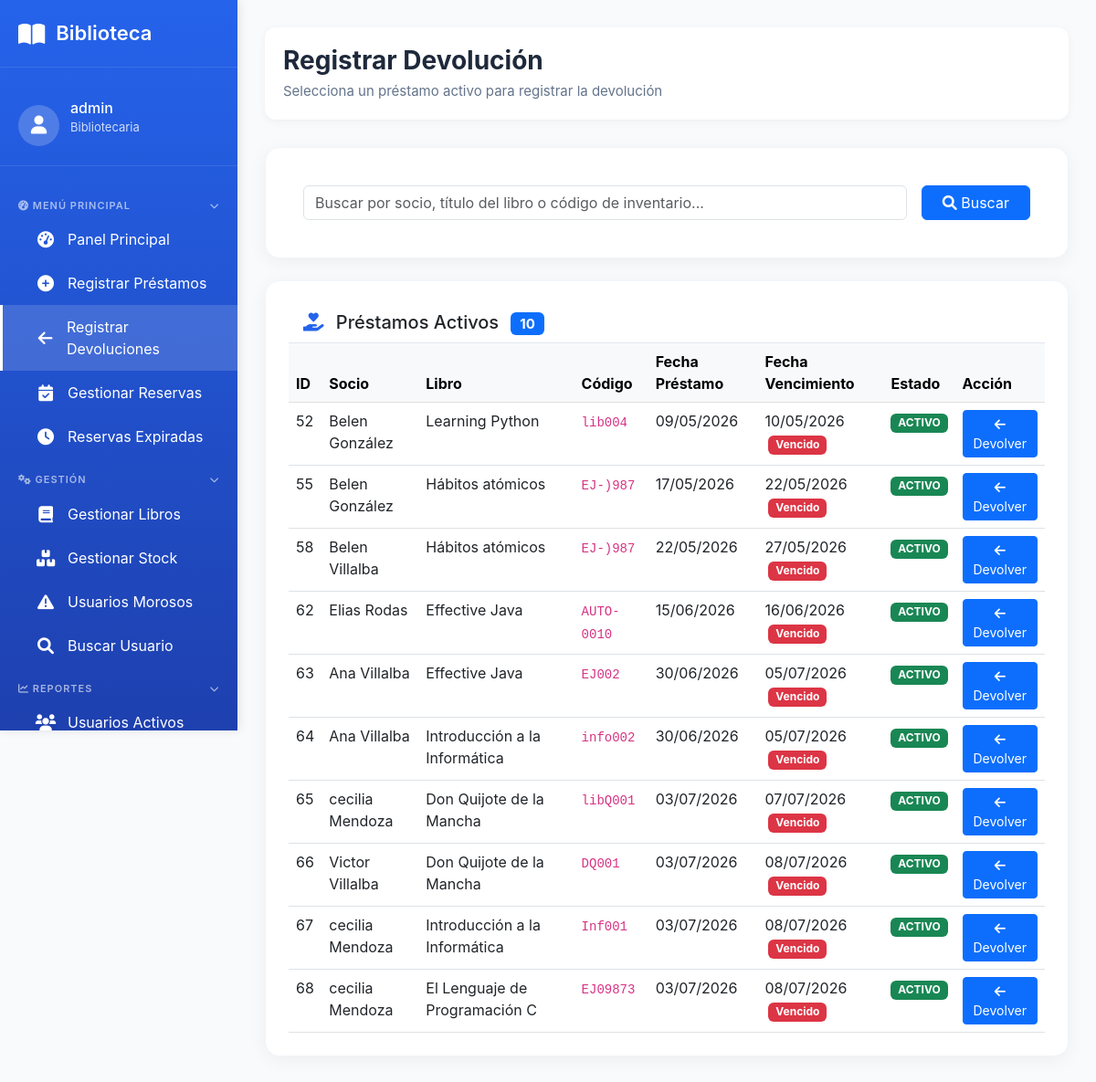
The page /bibliotecario/devoluciones/ (signed in) on the database as committed earlier.
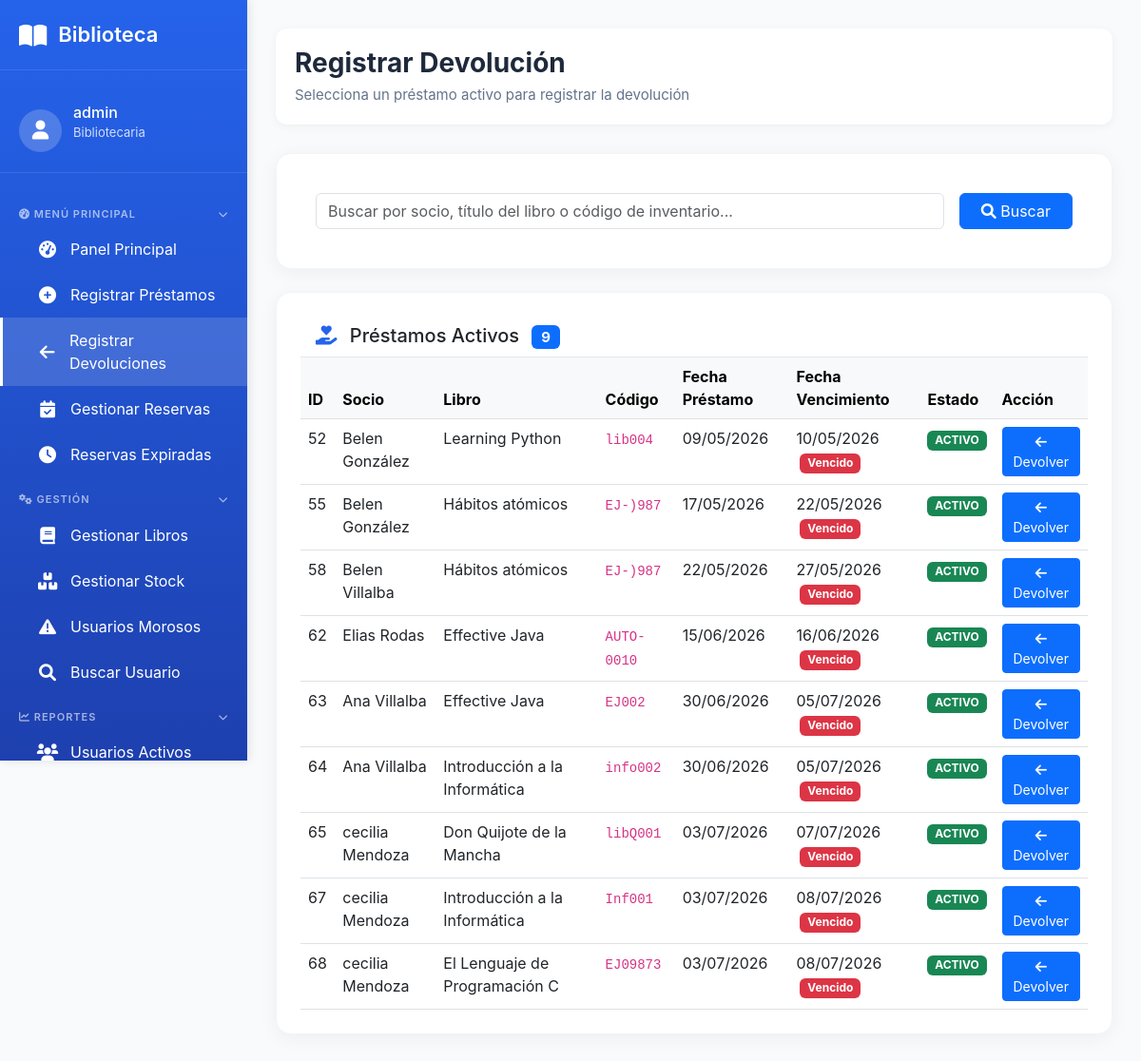
The same page on the database as committed later.
### prestamo/models.py (models this page shows, shortened)
class Prestamo(models.Model):
    ESTADO_PRESTAMO_CHOICES = [
        ('SOLICITADO', 'Solicitado'),
        ('ACTIVO', 'Activo'),
        ('VENCIDO', 'Vencido'),
        ('DEVUELTO', 'Devuelto'),
        ('EXTRAVIADO', 'Extraviado'),
        ('CANCELADA', 'Cancelada'),
    ]
    socio = models.ForeignKey(
        Socio,
        on_delete=models.PROTECT,
        related_name='prestamos',
        verbose_name="Socio"
    )
    ejemplar = models.ForeignKey(
        Ejemplar,
        on_delete=models.PROTECT,
        related_name='prestamos',
        verbose_name="Ejemplar"
    )
    dias_solicitados = models.IntegerField(
        verbose_name="Días solicitados",
        help_text="Cantidad de días que el usuario pidió el libro (1-5)",
        null=True,
        blank=True
    )
    fecha_prestamo = models.DateTimeField(
        auto_now_add=True,
        verbose_name="Fecha de préstamo"
    )
    fecha_vencimiento = models.DateField(
        verbose_name="Fecha de vencimiento"
    )
    fecha_devolucion_real = models.DateField(
        null=True,
        blank=True,
        verbose_name="Fecha de devolución real"
    )
    estado = models.CharField(
        max_length=20,
        choices=ESTADO_PRESTAMO_CHOICES,
        default='ACTIVO',
        verbose_name="Estado"
    )
    observaciones = models.TextField(
        blank=True,
        null=True,
        verbose_name="Observaciones"
    )
    class Meta:
        verbose_name = "Préstamo"
        verbose_name_plural = "Préstamos"
        ordering = ['-fecha_prestamo']
        indexes = [
            models.Index(fields=['estado']),
            models.Index(fields=['fecha_vencimiento']),
        ]

### usuario/models.py (models this page shows, shortened)
class Socio(models.Model):
    TIPO_USUARIO_CHOICES = [
        ('estudiante', 'Estudiante'),
        ('docente', 'Docente'),
        ('administrativo', 'Administrativo'),
        ('externo', 'Externo'),
    ]
    ESTADO_SOCIO_CHOICES = [
        ('activo', 'Activo'),
        ('inhabilitado', 'Inhabilitado'),  # 'moroso' eliminado
    ]
    user = models.OneToOneField(
        User,
        on_delete=models.CASCADE,
        verbose_name="Usuario de Django"
    )
    cedula = models.CharField(
        max_length=20,
        unique=True,
        verbose_name="Cédula"
    )
    telefono = models.CharField(
        max_length=20,
        blank=True,
        null=True,
        verbose_name="Teléfono"
    )
    direccion = models.CharField(
        max_length=150,
        blank=True,
        null=True,
        verbose_name="Dirección"
    )
    carrera = models.CharField(
        max_length=100,
        blank=True,
        null=True,
        verbose_name="Carrera/Profesión"
    )
    tipo_usuario = models.CharField(
        max_length=50,
        choices=TIPO_USUARIO_CHOICES,
        verbose_name="Tipo de usuario"
    )
    estado_socio = models.CharField(
        max_length=20,
        choices=ESTADO_SOCIO_CHOICES,
        default='activo',
        verbose_name="Estado"
    )
    motivo_inhabilitacion = models.TextField(
        blank=True,
        null=True,
        verbose_name="Motivo de inhabilitación"
    )
    fecha_registro = models.DateField(
        auto_now_add=True,
        verbose_name="Fecha de registro"
    )
    nivel_acceso = models.ForeignKey(
        NivelAcceso,
        on_delete=models.PROTECT,
        verbose_name="Nivel de acceso"
    )
    class Meta:
        verbose_name = "Socio"
        verbose_name_plural = "Socios"

### catalogo/models.py (models this page shows, shortened)
class Ejemplar(models.Model):
    ESTADO_FISICO_CHOICES = [
        ('BUENO', 'Bueno'),
        ('REGULAR', 'Regular'),
        ('MALO', 'Malo'),
        ('DANADO', 'Dañado'),
        ('PERDIDO', 'Perdido'),
    ]
    DISPONIBILIDAD_CHOICES = [
        ('DISPONIBLE', 'Disponible'),
        ('PRESTADO', 'Prestado'),
        ('RESERVADO', 'Reservado'),
        ('EN_REPARACION', 'En reparación'),
    ]
    libro = models.ForeignKey(
        'Libro',
        on_delete=models.PROTECT,
        related_name='ejemplares',
        verbose_name="Libro",
        db_column='isbn_libro'
    )
    codigo_inventario = models.CharField(
        max_length=50,
        unique=True,
        verbose_name="Código de inventario"
    )
    estado_fisico = models.CharField(
        max_length=20,
        choices=ESTADO_FISICO_CHOICES,
        default='BUENO',
        verbose_name="Estado físico"
    )
    disponibilidad = models.CharField(
        max_length=20,
        choices=DISPONIBILIDAD_CHOICES,
        default='DISPONIBLE',
        verbose_name="Disponibilidad"
    )
    ubicacion = models.CharField(
        max_length=100,
        blank=True,
        null=True,
        verbose_name="Ubicación física",
        help_text="Ej: Estante A3, Sección 5, Sala 2, etc."
    )
    class Meta:
        db_table = 'Ejemplar'
        verbose_name = "Ejemplar"
        verbose_name_plural = "Ejemplares"
        indexes = [
            models.Index(fields=['codigo_inventario']),
            models.Index(fields=['disponibilidad']),
        ]

class Libro(models.Model):
    activo = models.BooleanField(default=True, verbose_name="Activo")
    motivo_baja = models.TextField(
        blank=True,
        null=True,
        verbose_name="Motivo de baja"
    )
    isbn = models.CharField(
        max_length=20,
        unique=True,
        verbose_name="ISBN"
    )
    titulo = models.CharField(
        max_length=200,
        verbose_name="Título"
    )
    anio_publicacion = models.IntegerField(
        blank=True,
        null=True,
        verbose_name="Año de publicación"
    )
    descripcion = models.TextField(
        blank=True,
        null=True,
        verbose_name="Descripción / Sinopsis",
        help_text="Breve descripción o sinopsis del libro"
    )
    editorial = models.ForeignKey(
        Editorial,
        on_delete=models.PROTECT,
        verbose_name="Editorial"
    )
    categoria = models.ForeignKey(
        Categoria,
        on_delete=models.PROTECT,
        verbose_name="Categoría"
    )
    autores = models.ManyToManyField(
        Autor,
        through='LibroAutor',
        verbose_name="Autores"
    )
    imagen = models.ImageField(
        upload_to='libros/',
        blank=True,
        null=True,
        verbose_name="Imagen de tapa"
    )
    cantidad_total = models.IntegerField(
        default=0,
        verbose_name="Total de ejemplares"
    )
    inventario_disponible = models.IntegerField(
        default=0,
        verbose_name="Ejemplares disponibles"
    )
    class Meta:
        verbose_name = "Libro"
        verbose_name_plural = "Libros"

### prestamo/views.py (the view, shortened to what this page needs)
# urls.py: path('bibliotecario/devoluciones/', views.registrar_devolucion, name='registrar_devolucion'),
@staff_member_required
def registrar_devolucion(request):
    from decimal import Decimal
    prestamos_activos = Prestamo.objects.filter(
        estado='ACTIVO'
    ).select_related(
        'socio__user', 'ejemplar__libro'
    ).order_by('fecha_vencimiento')
    search = request.GET.get('search', '')
    prestamo_id = request.GET.get('devolver_id')
    prestamo_seleccionado = None
    multa_calculada = None
    context = {
        'prestamos_activos': prestamos_activos,
        'search': search,
        'prestamo_seleccionado': prestamo_seleccionado,
        'multa_calculada': multa_calculada,
        'hoy': timezone.now().date(),
    }
    return render(request, 'bibliotecario/devolucion.html', context)

### templates/bibliotecario/devolucion.html (shortened to what this page needs)
{% extends 'base/menu_bibliotecario.html' %}
{% block main_content %}
<div class="content-header">
    <div class="page-title">
        <h1>Registrar Devolución</h1>
        <p>Selecciona un préstamo activo para registrar la devolución</p>
    </div>
</div>
<div class="card mb-4">
    <div class="card-body">
        <form method="get" class="row g-3">
            <div class="col-md-10">
                <input type="text" name="search" class="form-control"
                       placeholder="Buscar por socio, título del libro o código de inventario..."
                       value="{{ search }}">
            </div>
            <div class="col-md-2">
                <button type="submit" class="btn btn-primary w-100">
                    <i class="fas fa-search"></i> Buscar
                </button>
            </div>
        </form>
    </div>
</div>
<div class="card">
    <div class="card-header bg-white" style="border-bottom: 1px solid #e2e8f0;">
        <h5 class="mb-0">
            <i class="fas fa-hand-holding-heart me-2" style="color: #2563eb;"></i>
            Préstamos Activos
            <span class="badge bg-primary ms-2">{{ prestamos_activos|length }}</span>
        </h5>
    </div>
    <div class="card-body p-0">
        <div class="table-responsive">
            <table class="table table-hover mb-0">
                <thead class="table-light">
                    <tr>
                        <th>ID</th>
                        <th>Socio</th>
                        <th>Libro</th>
                        <th>Código</th>
                        <th>Fecha Préstamo</th>
                        <th>Fecha Vencimiento</th>
                        <th>Estado</th>
                        <th>Acción</th>
                    </tr>
                </thead>
                <tbody>
                    {% for prestamo in prestamos_activos %}
                    <tr>
                        <td>{{ prestamo.id }}</td>
                        <td>{{ prestamo.socio.user.get_full_name }}</td>
                        <td>{{ prestamo.ejemplar.libro.titulo }}</td>
                        <td><code>{{ prestamo.ejemplar.codigo_inventario }}</code></td>
                        <td>{{ prestamo.fecha_prestamo|date:"d/m/Y" }}</td>
                        <td>
                            {{ prestamo.fecha_vencimiento|date:"d/m/Y" }}
                            {% if prestamo.fecha_vencimiento < hoy %}
                                <span class="badge bg-danger ms-1">Vencido</span>
                            {% endif %}
                        </td>
                        <td>
                            <span class="badge bg-success">{{ prestamo.estado }}</span>
                        </td>
                        <td>
                            <a href="?devolver_id={{ prestamo.id }}{% if search %}&search={{ search }}{% endif %}"
                               class="btn btn-sm btn-primary">
                                <i class="fas fa-arrow-left"></i> Devolver
                            </a>
                        </td>
                    </tr>
                    {% endfor %}
                </tbody>
            </table>
        </div>
    </div>
</div>
{% endblock %}

Rows that differ between the two databases and show on the page:
no longer on this page (row edited): Prestamo: id "66", socio.user.get_full_name "Victor Villalba", ejemplar.libro.titulo "Don Quijote de la Mancha", ejemplar.codigo_inventario "DQ001", fecha_prestamo "03/07/2026", fecha_vencimiento "08/07/2026", shows "Vencido", estado "ACTIVO"
Other text that changed with them:
{{ prestamos_activos|length }}: "10" → "9"
